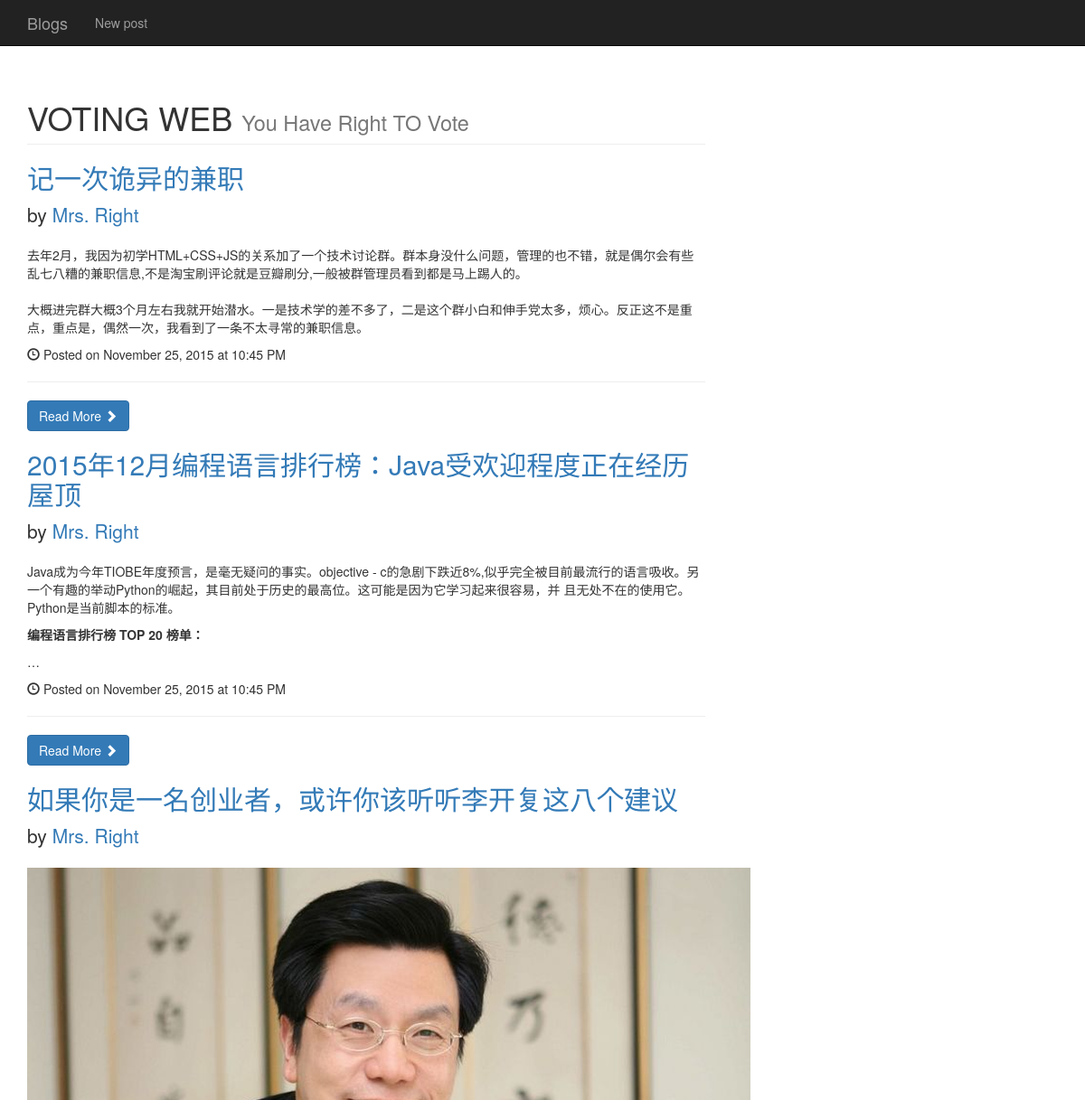
/polls/ (upper part), run on an earlier commit of the app's database.
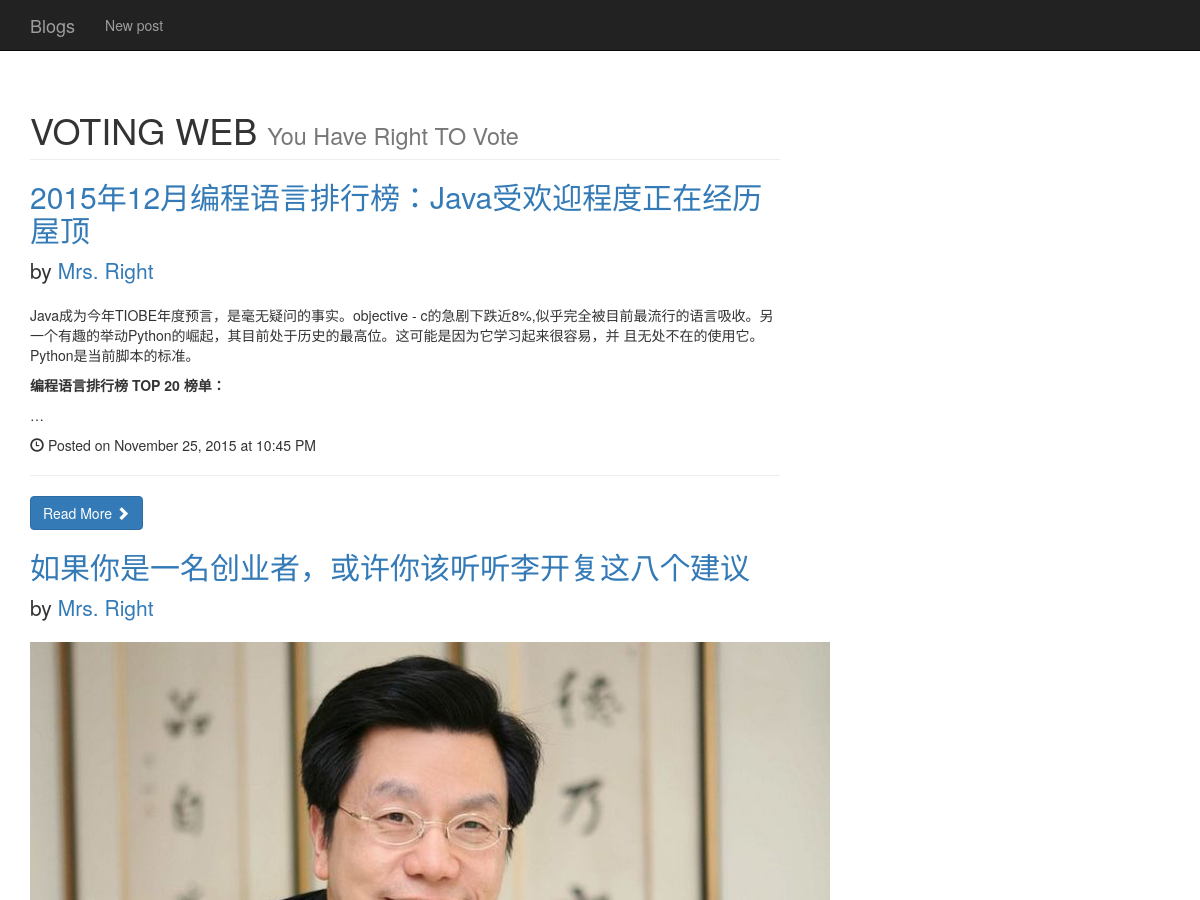
And on a later commit of the database.
### polls/models.py (models this page shows, shortened)
class Blog(models.Model):
	content=RichTextUploadingField(blank=True)
	title=models.CharField(max_length=200,unique=True)
	pub_date=models.DateTimeField('date published', default=timezone.now)
	def was_published_recently(self):
		now=timezone.now()
		return now - datetime.timedelta(days=1)  <= self.pub_date <=now
	was_published_recently.admin_order_field='pub_date'
	was_published_recently.boolean=True
	was_published_recently.short_description='Published recently?'

### polls/views.py (the view)
class IndexView(generic.ListView):
	template_name='polls/index.html'
	context_object_name='latest_blog_list'
	def get_queryset(self):
		return  Blog.objects.filter(
			pub_date__lte=timezone.now()).order_by('-pub_date')

### polls/templates/polls/index.html
{% extends "polls/base.html" %}
{% block content%}
{% if latest_blog_list %}
     {% for  blog in latest_blog_list %}
        <h2>
             <a href="{% url  'polls:detail' blog.id %}">{{blog.title}}</a>
         </h2>
         <p class="lead">
             by <a href="#">Mrs. Right</a>
         </p>
         {%autoescape off %}
         <p>{{ blog.content|truncatechars:200}}</p>
         {% endautoescape %}
         <p><span class="glyphicon glyphicon-time"></span> Posted on November 25, 2015 at 10:45 PM</p>
         <hr>
         <a class="btn btn-primary" href="#">Read More <span class="glyphicon glyphicon-chevron-right"></span></a>
     {% endfor %}
{% else %}
     <p>No polls are available.</p>
{% endif %}
{% endblock %}

### polls/templates/polls/base.html (shortened to what this page needs)
<!DOCTYPE html>
<html lang="en">
<head>
    {% load staticfiles %}
     <link rel="stylesheet"  type="text/css"   href="{% static 'polls/style.css' %}" />
    <link href="{% static 'bootstrap/css/bootstrap.min.css' %}" rel="stylesheet">
</head>
<body>
    <nav class="navbar navbar-inverse navbar-fixed-top" role="navigation">
        <div class="container">
            <div class="navbar-header">
                <a class="navbar-brand" href="{% url  'polls:index'  %}">Blogs</a>
            </div>
            <div class="collapse navbar-collapse" id="bs-example-navbar-collapse-1">
                <ul class="nav navbar-nav">
                    <li>
                        <a href="{% url  'polls:BlogCreate'  %}">New post</a>
                    </li>
                </ul>
            </div>
        </div>
    </nav>
    <div class="container">
        <div class="row">
            <div class="col-md-8">
                <h1 class="page-header">
                    VOTING WEB
                    <small>You Have Right TO Vote</small>
                </h1>
             {% block content %}{% endblock %}
</body>
</html>

### polls/static/polls/style.css (style rules this page uses)
li a { color:green; }
body { padding-top: 70px; }

What changed in the data, as far as the page shows it:
removed Blog: title "记一次诡异的兼职", content "去年2月，我因为初学HTML+CSS+JS的关系加了一个技术讨论群。群本身没什么问题，管理的也不错，就是偶尔会有些乱七八糟的兼职信息,不是淘宝刷评论就是豆瓣刷分,一般被群管理员看到都是马上踢人的。 大概进完群大概3个月左右我就开始潜水。一是技术学的差不多了，二是这个群小白和伸手党太多，烦心。反正这不是重点，重点是，偶然一次，我看到了一条不太寻常的兼职信息。"
